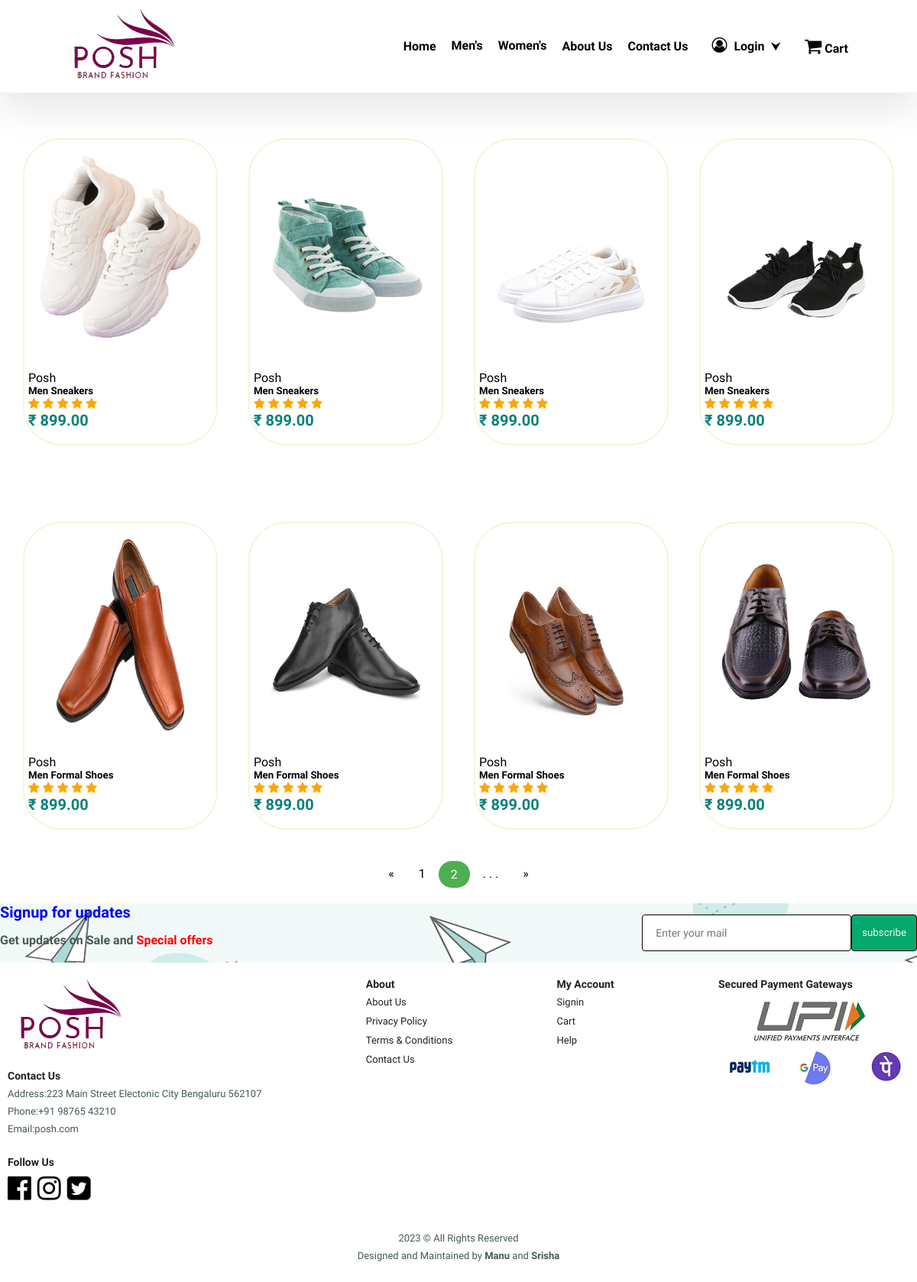
Screenshot of /men_foot_2.php with the database file from the repository.
### tables this page shows
CREATE TABLE `products` (
  `product_id` int(11) NOT NULL,
  `Gender` varchar(10) NOT NULL,
  `product_name` varchar(100) NOT NULL,
  `product_category` varchar(100) NOT NULL,
  `product_description` varchar(255) NOT NULL,
  `product_image` varchar(255) NOT NULL,
  `product_price` decimal(6,2) NOT NULL,
  `product_special offer` int(2) NOT NULL,
  `product_color` varchar(100) NOT NULL
);

### Includes/men_up.php (called while the page is built, shortened)
<?php
include('connection.php');
$stmt7 = $conn->prepare("SELECT * FROM products WHERE Gender='Men' AND product_category='Footwear/sneakers' LIMIT 4");
$stmt7->execute();
$sneakers = $stmt7->get_result();
$stmt8 = $conn->prepare("SELECT * FROM products WHERE Gender='Men' AND product_category='Footwear/formals' LIMIT 4");
$stmt8->execute();
$formal_shoes = $stmt8->get_result();
?>

### men_foot_2.php (the view, shortened to what this page needs)
<html>
<head>
    <link rel="stylesheet" href="https://cdnjs.cloudflare.com/ajax/libs/font-awesome/4.7.0/css/font-awesome.min.css">
    <link rel="stylesheet" href="styles.css">
</head>
<body>
 <?php include_once("includes/head.php"); ?>
                <section id="topproduct" class="section-p1">
                <div class="Collection">
                    <?php include('Includes/men_up.php'); ?>
                    <?php while($row = $sneakers->fetch_assoc()) { ?>
                        <div class="product">
                           <a href="<?php echo "single_product_foot.php?product_id=".$row['product_id']; ?>"> <img src="Assets/<?php echo $row['product_image']; ?>"></a>
                            <div class="description">
                            <span>Posh</span>
                                <h5><?php echo $row['product_name']; ?></h5>
                                <div class="rating">
                                        <span class="fa fa-star checked"></span>
                                        <span class="fa fa-star checked"></span>
                                        <span class="fa fa-star checked"></span>
                                        <span class="fa fa-star checked"></span>
                                        <span class="fa fa-star checked"></span>
                                </div>
                            <h4>&#8377; <?php echo $row['product_price']; ?></h4>
                            </div>
                </div>
                <?php } ?>
                </section>
                <section id="topproduct" class="section-p1">
                  <div class="Collection">
                      <?php include('Includes/men_up.php'); ?>
                      <?php while($row = $formal_shoes->fetch_assoc()) { ?>
                          <div class="product">
                             <a href="<?php echo "single_product_foot.php?product_id=".$row['product_id']; ?>"> <img src="Assets/<?php echo $row['product_image']; ?>"></a>
                              <div class="description">
                              <span>Posh</span>
                                  <h5><?php echo $row['product_name']; ?></h5>
                                  <div class="rating">
                                          <span class="fa fa-star checked"></span>
                                          <span class="fa fa-star checked"></span>
                                          <span class="fa fa-star checked"></span>
                                          <span class="fa fa-star checked"></span>
                                          <span class="fa fa-star checked"></span>
                                  </div>
                              <h4>&#8377; <?php echo $row['product_price']; ?></h4>
                              </div>
                  </div>
                  <?php } ?>
                  </section>
          <div class="pagination">
            <a href="men_app_1.php">&laquo;</a>
            <a class="" href="men_foot_1.php">1</a>
            <a class="active" href="men_foot_2.php">2</a>
            <a href="#"> . . .</a>
            <a href="men_foot_1.php">&raquo;</a>
          </div>
          <br/>
</body>
</html>

### styles.css (style rules this page uses)
* { margin: 0; padding: 0; box-sizing: border-box; font-family: "Spartan", sans-serif; }
html { scroll-behavior: smooth; }
.checked { color: orange; }
section { padding: auto; }
h4 { font-size: 20px; color: #222; }
p { font-size: 16px; color: #465b52; margin: 15px 0 20px 0; }
.section-p1 { padding: 20px 10px; }
body { width: 100%; }
#topproduct { text-align: center; }
#topproduct .product img { width: 90%; }
#topproduct .product .description { text-align: start; padding: 10px 0; }
#topproduct .product h4 { color: #088178; }
#topproduct .Collection { display: flex; justify-content: space-between; padding-top: 20px; }
#subscribe { display: flex; justify-content: space-between; flex-wrap: wrap; align-items: center; background-image: url("Assets/newsletter-background.png"); background-repeat: no-repeat; }
#subscribe h4 { font-size: 20px; font-weight: 500; color:blue; }
#subscribe p span { color:red }
#subscribe .form { display: flex; width: 30%; }
#subscribe input { height: 3rem; padding: 0 1.24em; width: 100%; border :1px double black; font-size: 14px; border-radius: 4px; outline: none; }
#subscribe .form button { height: 3rem; padding: 0 1.24em; background-color: #04AA6D; color: #eef7f6; white-space: inherit; padding: 13px; border :1px double black; width: 100%; border-radius: 4px; }
footer { display: flex; flex-wrap: wrap; justify-content: space-between; }
footer .col { display: flex; flex-direction: column; align-items: flex-start; margin-bottom: 20px; }
footer h4 { font-size: 14px; margin:0 0 8px 0; }
footer p { font-size: 13px; margin: 0 0 8px 0; }
footer a { font-size: 13px; text-decoration: none; color:#222; margin-bottom: 10px; }
footer .follow { margin-top: 20px; }
footer .follow i { color:black; padding-right: 4px; cursor: pointer; }
footer .copyright { width: 100%; text-align: center; }
.pagination { display: flex; justify-content: center; }
.pagination a { color: black; float: left; padding: 8px 16px; text-decoration: none; }
.pagination a.active { background-color: #4CAF50; color: white; border: 1px solid #fff; border-radius: 30px; }

### rows the page displays
products: product_image (picture), product_name "Men Sneakers", product_price "899.00"
products: product_image (picture), product_name "Men Sneakers", product_price "899.00"
products: product_image (picture), product_name "Men Sneakers", product_price "899.00"
products: product_image (picture), product_name "Men Sneakers", product_price "899.00"
products: product_image (picture), product_name "Men Formal Shoes", product_price "899.00"
products: product_image (picture), product_name "Men Formal Shoes", product_price "899.00"
products: product_image (picture), product_name "Men Formal Shoes", product_price "899.00"
products: product_image (picture), product_name "Men Formal Shoes", product_price "899.00"
